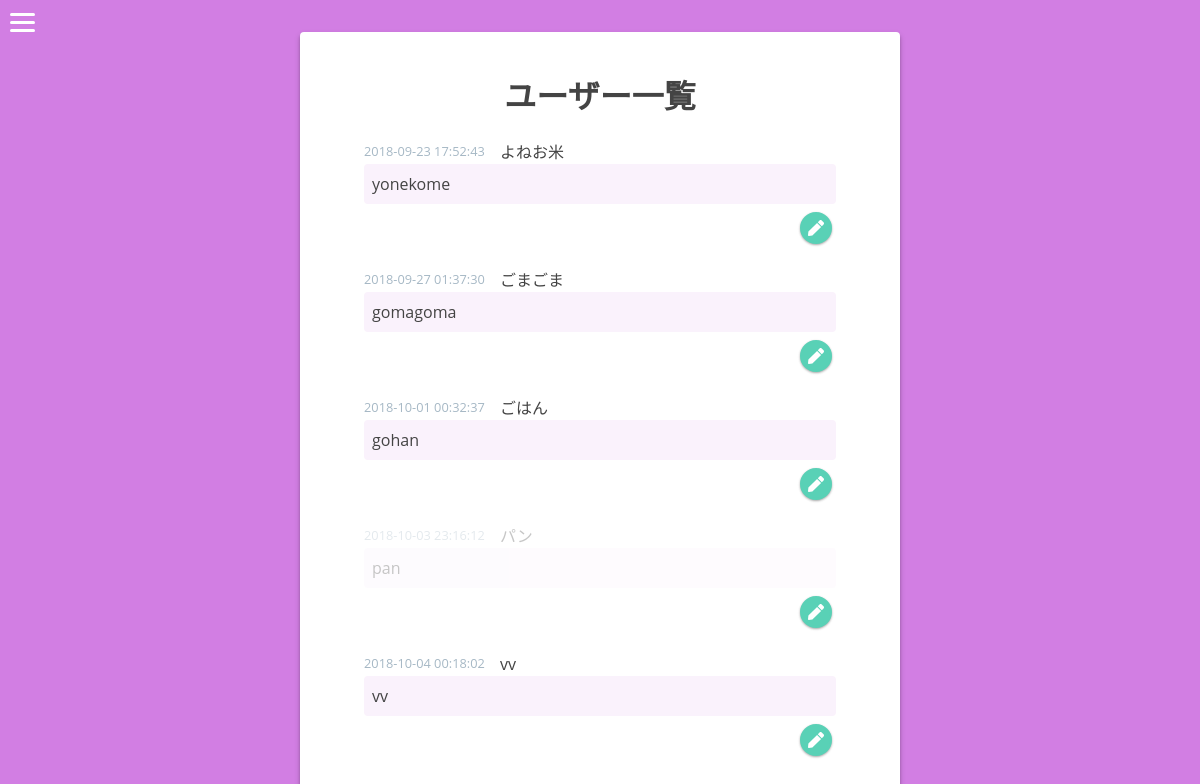
/user/select.php (signed in), run on the app's committed database.
### tables this page shows
CREATE TABLE IF NOT EXISTS `gs_user_table` (
`id` int(12) NOT NULL,
  `name` varchar(64) NOT NULL,
  `lid` varchar(128) NOT NULL,
  `lpw` varchar(64) NOT NULL,
  `kanri_flg` int(1) NOT NULL,
  `life_flg` int(1) NOT NULL,
  `create_at` datetime NOT NULL
);

### user/select.php (the view, shortened to what this page needs)
<?php
$pdo = db_conn();
$stmt = $pdo->prepare("SELECT * FROM gs_user_table");
$status = $stmt->execute();
$view="";
if($status==false){
  errorMsg($stmt);
}else{
  while( $result = $stmt->fetch(PDO::FETCH_ASSOC)){
    if($result['life_flg'] != 0) {
      $view .= '<li class="item disabled">';
    } else {
      $view .= '<li class="item">';
    }
    $view .= '<p class="titleWrap">';
    $view .= '<span class="date">';
    $view .= $result["create_at"];
    $view .= '</span>';
    $view .= '<span class="name">';
    $view .= $result["name"];
    $view .= '</span>';
    $view .= '</p>';
    $view .= '<p class="comment">';
    $view .= $result["lid"];
    $view .= '</p>';
    $view .= '<a href="detail.php?id='.$result['id'].'" class="button btn-edit">';
    $view .= '<img src="../assets/img/pen-solid.svg" class="icon" alt="編集">';
    $view .= '</a>';
    $view .= '</li>';
  }
}
?>
<!DOCTYPE html>
<html lang="ja">
<head>
<link href="../assets/css/reset.css" rel="stylesheet">
<link href="../assets/css/sanitize.css" rel="stylesheet">
<link href="../assets/css/style.css" rel="stylesheet">
</head>
<body id="main">
<?php include( $_SERVER['DOCUMENT_ROOT'] . '/bookmark/ui/globalnav.php'); ?>
<div>
  <div class="box-wrap">
    <div class="box">
      <h1 class="headline">ユーザー一覧</h1>
      <ul class="list">
        <?=$view?>
      </ul>
    </div>
  </div>
</div>
</body>
</html>

### assets/css/sanitize.css (style rules this page uses)
html { box-sizing: border-box; cursor: default; font-family: sans-serif; line-height: 1.5; -ms-text-size-adjust: 100%; -webkit-text-size-adjust: 100%; }
body { margin: 0; }
h1 { font-size: 2em; margin: .67em 0; }
audio, canvas, iframe, img, svg, video { vertical-align: middle; }
img { border-style: none; }
a { background-color: transparent; -webkit-text-decoration-skip: objects; }
a, area, button, input, label, select, textarea, [tabindex] { -ms-touch-action: manipulation; touch-action: manipulation; }

### assets/css/style.css (style rules this page uses)
body { width: 100%; height: 100%; margin: auto; padding: 0; font-family: Avenir, "Open Sans", "Helvetica Neue", Helvetica, Arial, Verdana, Roboto, "游ゴシック", "Yu Gothic", "游ゴシック体", "YuGothic", "ヒラギノ角ゴ Pro W3", "Hiragino Kaku Gothic Pro", "Meiryo UI", "メイリオ", Meiryo, "ＭＳ Ｐゴシック", "MS PGothic", sans-serif; color: #444; }
.box-wrap { display: flex; flex-wrap: wrap; align-items: center; justify-content: center; width: 100%; min-height: 100vh; padding: 2rem; background: #D27EE3; }
.box { display: flex; flex-wrap: wrap; align-items: center; border-radius: 4px; max-width: 600px; margin: auto; padding: 1rem; background: #fff; box-shadow: 0 3px 6px rgba(0,0,0,0.16), 0 3px 3px rgba(0,0,0,0.23); }
@media (min-width: 600px) { .box { padding: 2rem 4rem 4rem; } }
.headline { margin: .5rem auto 0; }
.button, .button-wrap { display: block; width: 100%; max-width: 600px; border: 2px solid #59D1B6; border-radius: 4px; margin: .5rem auto; padding: .6rem .8rem; background: #59D1B6; box-shadow: 0 1px 3px rgba(0,0,0,0.12), 0 1px 2px rgba(0,0,0,0.24); transition: box-shadow .2s; color: #fff; font-size: 16px; font-weight: bold; text-align: center; cursor: pointer; }
.btn-edit { align-self: flex-start; width: 32px; height: 32px; margin: 0 .25rem 0 auto; padding: 0; border-radius: 50%; }
.icon { width: 16px; }
.list { display: block; width: 100%; margin: .5rem 0; padding: 0; }
.item { display: flex; align-items: center; flex-wrap: wrap; width: 100%; padding: .75rem 0; }
.disabled .name, .disabled .date, .disabled .comment, .disabled .btn-del { opacity: .3; }
.titleWrap { display: flex; align-items: center; width: 100%; margin: 0; }
.date { display: block; width: 128px; font-size: .8rem; color: #A6B8C5; }
.name { width: calc(100% - 128px); padding-left: .5rem; }
.comment { width: 100%; margin: 0 0 .5rem; padding: .5rem; border-radius: 4px; background: #FAF2FC; }

### data on the page
gs_user_table: value "2018-09-23 17:52:43 よねお米 yonekome"
gs_user_table: value "2018-09-27 01:37:30 ごまごま gomagoma"
gs_user_table: value "2018-10-01 00:32:37 ごはん gohan"
gs_user_table: value "2018-10-03 23:16:12 パン pan"
gs_user_table: value "2018-10-04 00:18:02 vv vv"
